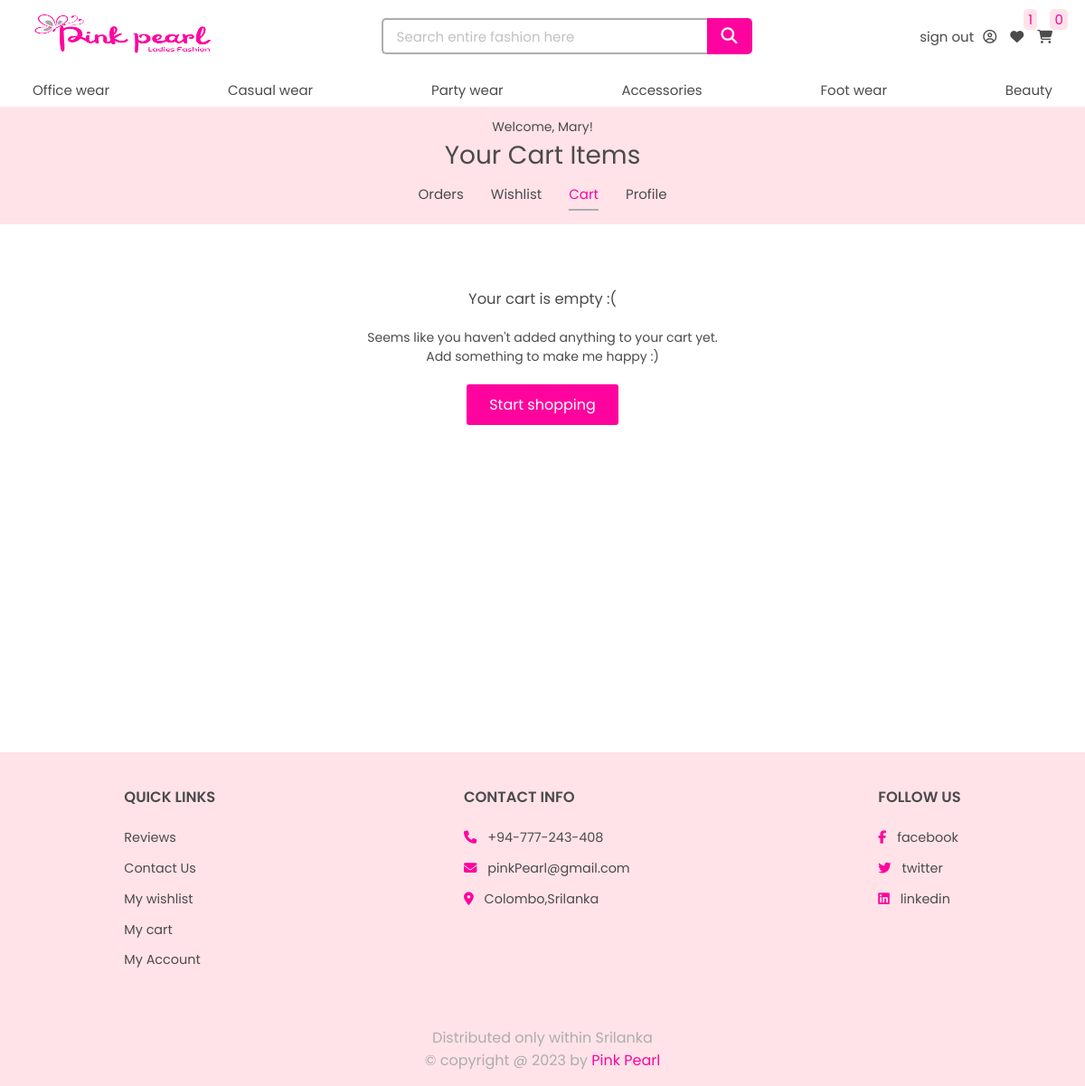
The page /myaccount/cart.php (signed in) on the database its author committed.
### tables this page shows
CREATE TABLE `main_category` (
  `main_category_id` int(11) NOT NULL,
  `category_name` varchar(255) NOT NULL,
  `description` varchar(100) NOT NULL,
  `image_url` varchar(255) NOT NULL
);

CREATE TABLE `users` (
  `user_id` int(11) NOT NULL,
  `username` varchar(50) NOT NULL,
  `first_name` varchar(100) NOT NULL,
  `last_name` varchar(100) NOT NULL,
  `phone` varchar(15) NOT NULL,
  `address_line1` text NOT NULL,
  `address_line2` text NOT NULL,
  `email` varchar(100) NOT NULL,
  `password` char(255) NOT NULL,
  `reg_date` date NOT NULL DEFAULT current_timestamp(),
  `user_type` varchar(50) NOT NULL
);

### myaccount/cart.php (the view, shortened to what this page needs)
<?php
    include('../main-header/header.php');
    $cartQuery = "select * from shopping_cart where user_id = " . $_SESSION['user_id'];
    $result = mysqli_query($connection, $cartQuery);
?>
<!DOCTYPE html>
<html lang="en">
<head>
    <link rel="stylesheet" href="style.css">
    <link rel="stylesheet" href="../shop/style.css">
</head>
<body>
    <div class="myaccount">
        <div class="header">
            <p>Welcome, <?php echo getUserName($connection); ?>!</p>
            <h1>Your Cart Items</h1>
            <div class="options">
                <span><a href="orders.php">Orders</a></span>
                <span><a href="wishlist.php">Wishlist</a></span>
                <span><a href="cart.php" class="active">Cart</a></span>
                <span><a href="profile.php">Profile</a></span>
            </div>
        </div>
        <div class="content">
            <?php
                if (mysqli_num_rows($result) > 0) {
                    echo "<div class='total'>
                            <span>Sub Total: Rs. " . getSubtotal($connection, $_SESSION['user_id']) . "</span> <a href='checkout.php'><button>Checkout</button></a>
                        </div>";
                    echo "<div class='cart-items-wrapper'>";
                    while($row = mysqli_fetch_assoc($result)) {
                        $productQuery = "select * from products where product_id = " . $row['product_id'];
                        $productDataResult = mysqli_query($connection, $productQuery);
                        $productData = mysqli_fetch_assoc($productDataResult);
                        echo "<div class='cart-card'>
                                <img src='../uploadedImages/" . $productData['image_url'] . "'>
                                <h3>" . $productData['product_name'] . "<br>" . getColor($connection, $row['color_id']);
                        $size = getSize($connection, $row['size_id']);
                        if ($size != 'none') {
                            echo " | " . $size;
                        }
                        echo "</h3>
                                <form action='cart.php?cart_item_id=" . $row['cart_item_id'] . "' method='post'>
                                    <input type='number' name='quantity' value='" . $row['quantity'] . "' oninput='handleUpdate(" . $row['quantity'] . ", this)' min='1'> &nbsp; x " . $productData['price'] . "
                                    <button type='submit' name='updateQty' id='update'>update</button>
                                    <button class='remove-item' type='submit' name='remove'><i class='fa fa-times' aria-hidden='true'></i></button>
                                </form>
                                <div>Amount: Rs. " . $row['amount'] . "</div>
                            </div> ";
                    }
                    echo "</div>";
                }else {
                    echo "<div class='empty-order-history'>
                            <h3>Your cart is empty :(</h3>
                            <p>Seems like you haven't added anything to your cart yet.<br> Add something to make me happy :)</p>
                            <a href='../shop/index.php'><button>Start shopping</button></a>
                        </div>";
                }
            ?>
        </div>
    </div>
    <?php include('../shop/footer.php') ?>
</body>
</html>
<?php
    function getUserName($connection) {
        $query = 'select username from users where user_id = ' . $_SESSION['user_id'];
        $result = mysqli_query($connection, $query);
        $name = mysqli_fetch_assoc($result)['username'];
        return $name;
    }
?>

### main-header/header.php (shortened to what this page needs)
<?php
    include('../database/dbconnection.php');
    $no_of_wishlist_items = 0;
    $no_of_cart_items = 0;
    if (isset($_SESSION['isLogged']) && $_SESSION['isLogged']) {
        $no_of_wishlist_items = getNoOfWishlistItems($connection, $_SESSION['user_id']);
        $no_of_cart_items = getNoOfCartItems($connection, $_SESSION['user_id']);
    }
    $main_category_res = mysqli_query($connection, "SELECT * FROM main_category")
                    or die('Category query failed');
    $main_categories = mysqli_fetch_all($main_category_res, MYSQLI_ASSOC);
?>
<!DOCTYPE html>
<html lang="en">
<head>
    <link rel="stylesheet" href="../index.css">
    <link rel="stylesheet" href="../../Ladies-fashion-full-stack-website//main-header//header.css">
</head>
<body>
    <header>
        <div class="top-header">
            <div class="logo"><a href="../shop/index.php"><img src="../uploadedImages/logo.png" alt="Pink-pearl-logo"></a></div>
            <form class="search laptop-setup " action="../main-header/header.php" method='post'>
                <input type="text" placeholder="Search entire fashion here" name='search-word'><button type="submit" name="search"><i class="fa fa-search" aria-hidden="true"></i></button>
            </form>
            <div class="top-header-right">
                <?php
                    if (isset($_SESSION['isLogged']) && $_SESSION['isLogged']) {
                        echo "<span class='user laptop-setup'>" .
                                 "<a href='../account/logout.php'>sign out</a><a href='../myaccount/orders.php'><i class='fa fa-user-circle-o' aria-hidden='true'></i></a>" .
                             "</span>";
                    }
                    else {
                        echo "<span class='laptop-setup'><a href='../account/login.php'>Sign in  </a> / <a href='../account/register.php'>Sign up</a></span>";
                    }
                ?>
                <span><a href="../myaccount/wishlist.php"><i class="fa fa-heart" aria-hidden="true"></i></a><span><?php echo $no_of_wishlist_items; ?></span></span>
                <span><a href="../myaccount/cart.php"><i class="fa fa-shopping-cart" aria-hidden="true"></i></a><span><?php echo $no_of_cart_items; ?></span></span>
            </div>
        </div>
        <div class="bottom-header">
            <ul>
                <?php
                    foreach ($main_categories as $main) {
                        echo "<li><a href='../fashion/fashion.php?main=" . $main['main_category_id'] . "'>" . $main['category_name'] . "</a> </li>";
                    }
                ?>
            </ul>
        </div>
    </header>
</body>
</html>
<?php
    function getNoOfWishlistItems($connection, $id) {
        $sql = "select * from wishlist where user_id=" . $id ;
        $result = mysqli_query($connection, $sql);
        $noOfItems = mysqli_num_rows($result);
        return $noOfItems;
    }
    function getNoOfCartItems($connection, $id) {
        $sql = "select sum(quantity) as sum from shopping_cart where user_id=" . $id ;
        $result = mysqli_query($connection, $sql);
        $noOfItems = mysqli_fetch_assoc($result)['sum'];
        return 0;
    }
?>

### index.css (style rules this page uses)
* { margin: 0;padding: 0; box-sizing: border-box; font-family: 'Poppins', sans-serif; font-weight: 400; text-decoration: none; list-style-type: none; color: var(--black); outline: none; }
:root { --white: white; --black: rgb(75, 75, 75); --grey: rgb(173, 173, 173); --lightpink: rgb(255, 227, 232); --pink: #FF039E; }
button, .button { padding: 10px 25px; background-color: var(--pink); font-size: 20px; border: none; color: var(--white); cursor: pointer; transition: 0.3s; border-radius: 3px; display: flex; align-items: center; justify-content: center; gap: 10px; }
button i { color: var(--white); }

### main-header/header.css (style rules this page uses)
header { height: 15vh; position: fixed; width: 100%; z-index: 1000; }
.top-header { height: 10vh; padding: 1% 8%; display: flex; align-items: center; justify-content: space-between; background-color: var(--white); }
.top-header .logo img { width: 200px; height: 47px; }
.top-header .search { width: 400px; height: 100%; display: flex; align-items: center; justify-content: center; }
.top-header .search input { padding: 8px 50px 8px 15px; width: 360px; height: 40px; border-radius: 5px 0 0 5px; border: 2px solid var(--grey); border-right: none; font-size: 15px; }
.top-header .search button { height: 40px; width: 40px; display: flex; align-items: center; justify-content: center; border-radius: 0 5px 5px 0; font-size: 18px; color: var(--white); }
.top-header .top-header-right { height: 100%; display: flex; align-items: center; gap: 15px; }
.top-header .top-header-right > span { position: relative; }
.top-header .top-header-right span span { color: var(--pink); background-color: var(--lightpink); position: absolute; top: -80%; padding: 0px 5px; right: -100%; font-size: 15px; border-radius: 5px; }
.top-header .top-header-right .user i { margin-left: 10px; }
.bottom-header { height: 5vh; padding: 0 8%; background-color: var(--white); border-bottom: 2px solid var(--lightpink); }
.bottom-header ul { height: 100%; display: flex; align-items: center; justify-content: space-between; width: 100%; }
header a { font-size: 15px; }
header a, header i { transition: 0.3s; cursor: pointer; }
@media all and (max-width:1200px) { .top-header, .bottom-header { padding: 1% 3%; } }

### myaccount/style.css (style rules this page uses)
.myaccount { min-height: 100vh; width: 100%; padding: 15vh 0 20px; display: flex; align-items: center; justify-content: flex-start; flex-direction: column; }
button { font-size: 16px; }
.myaccount .header { background-color: var(--lightpink); width: 100%; padding: 10px 0; }
.myaccount .content { width: 100%; padding: 20px 8%; }
.myaccount .header h1, .myaccount .header p { width:100%; text-align: center; }
.myaccount .options { font-size: 15px; margin: 5px 0; display: flex; justify-content: center; gap: 30px; }
.myaccount .options span a { display: inline-block; padding: 5px 0; transition: 0.3s; }
.myaccount .options span a.active { color: var(--pink); border-bottom: 2px solid var(--grey); }
.myaccount .empty-order-history { width: 100%; margin-top: 50px; display: flex; align-items: center; justify-content: center; flex-direction: column; }
.myaccount .empty-order-history p { margin: 20px 0; text-align: center; }
input::placeholder { color: rgb(193, 193, 193); }

### shop/style.css (style rules this page uses)
html { font-size: 100%; scroll-padding-top: 18vh; }
body { background-color: var(--white); font-size: 14px; }

### rows shown on the page
main_category: category_name "Office wear"
main_category: category_name "Casual wear"
main_category: category_name "Party wear"
main_category: category_name "Accessories"
main_category: category_name "Foot wear"
main_category: category_name "Beauty"
users: username "Mary"

### other values the page prints
$no_of_wishlist_items "1"
$no_of_cart_items "0"
